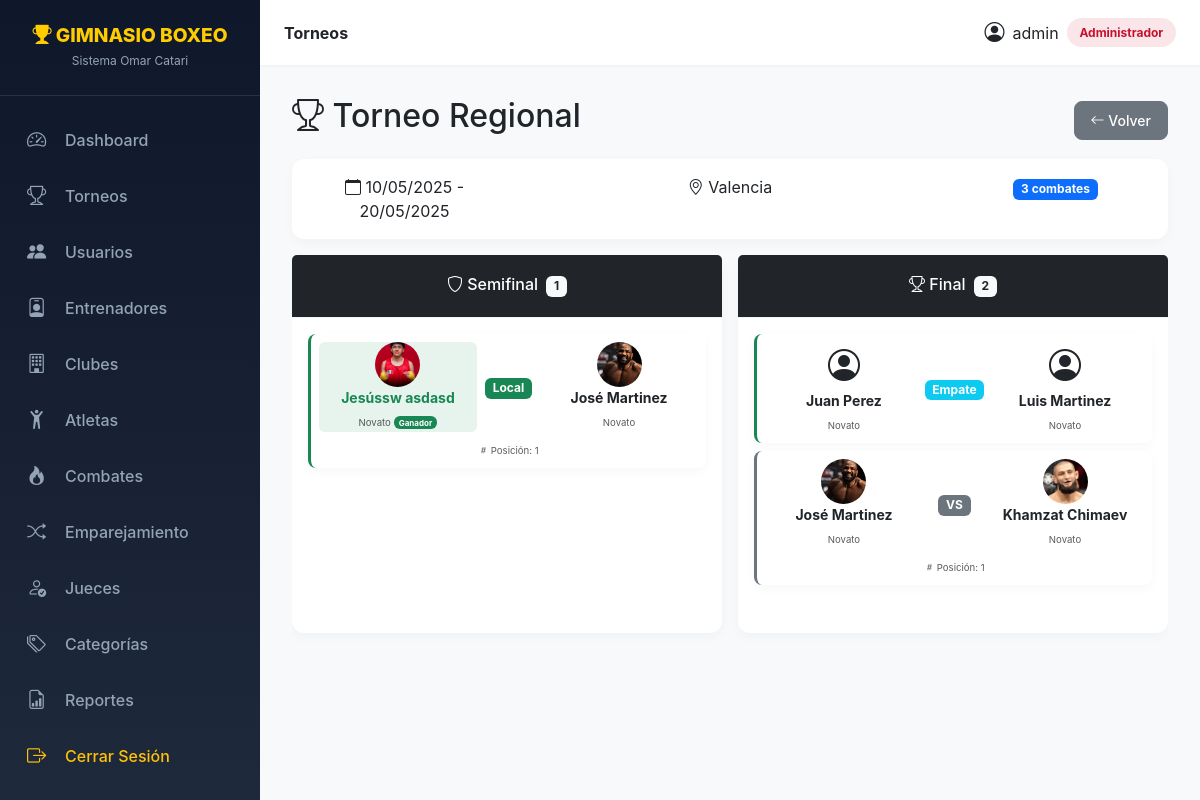
The app's page /index.php?c=torneos&a=llaves&id=2 (signed in) with its own data.
### tables this page shows
CREATE TABLE `torneos` (
  `id_torneo` int NOT NULL,
  `nombre_torneo` varchar(100) NOT NULL,
  `fecha_inicio` date DEFAULT NULL,
  `fecha_fin` date DEFAULT NULL,
  `lugar` varchar(100) DEFAULT NULL
);

CREATE TABLE `combates` (
  `id_combate` int NOT NULL,
  `id_torneo` int DEFAULT NULL,
  `id_atleta_local` int DEFAULT NULL,
  `id_atleta_visitante` int DEFAULT NULL,
  `fecha` date DEFAULT NULL,
  `ronda` int DEFAULT NULL,
  `rounds_pautados` int DEFAULT '3',
  `round_finalizacion` int DEFAULT NULL,
  `decision_victoria` enum('KO','TKO','UD','SD','MD','RTD','DQ','NC') DEFAULT NULL,
  `resultado` enum('Pendiente','Local','Visitante','Empate','No Contest') DEFAULT 'Pendiente',
  `posicion_llave` int DEFAULT '0'
);

CREATE TABLE `atletas` (
  `id_atleta` int NOT NULL,
  `pnombre` varchar(50) NOT NULL,
  `snombre` varchar(50) DEFAULT NULL,
  `papellido` varchar(50) NOT NULL,
  `sapellido` varchar(50) DEFAULT NULL,
  `cedula` varchar(20) NOT NULL,
  `fecha_nacimiento` date DEFAULT NULL,
  `id_club` int DEFAULT NULL,
  `id_categoria` int DEFAULT NULL,
  `foto` varchar(255) DEFAULT NULL,
  `activo` tinyint(1) DEFAULT '1'
);

### core/Controller.php (called while the page is built, shortened)
<?php
abstract class Controller {
    protected function view(string $vista, array $datos = [], string $layout = 'main'): void {
        extract($datos);
        $contenidoVista = __DIR__ . '/../views/' . $vista . '.php';
        include $contenidoVista;
    }
}

### controllers/TorneosController.php (called while the page is built, shortened)
<?php
class TorneosController extends Controller {
    public function llaves(): void {
        try {
            $id = (int)($_GET['id'] ?? 0);
            $model = new Torneo();
            $torneo = $model->obtener($id);
            $llaves = $model->getLlaves($id);
            $this->view('torneos/llaves', compact('torneo', 'llaves'));
        } catch (Exception $e) {
            $_SESSION['error'] = $e->getMessage();
            $this->redirect('index.php?c=torneos&a=index');
        }
    }
}

### index.php (called while the page is built, shortened)
<?php
spl_autoload_register(function ($class) {
    $directorios = [
        'models' => __DIR__ . '/models/',
        'controllers' => __DIR__ . '/controllers/',
    ];
    foreach ($directorios as $tipo => $directorio) {
        $archivo = $directorio . $class . '.php';
        if (file_exists($archivo)) {
            return true;
        }
    }
    return false;
});
$accion = $_GET['a'] ?? 'login';
try {
    $ctrl = new $claseControlador();
    $ctrl->$accion();
} catch (Exception $e) {
    error_log("Error en el controlador: " . $e->getMessage());
    if (defined('DEBUG') && DEBUG === true) {
        die("Error: " . $e->getMessage());
    } else {
        die("Error interno del servidor. Por favor, contacte al administrador.");
    }
}

### core/Database.php (called while the page is built, shortened)
<?php
class Database {
    private static $instance = null;
    private function __construct() {
        try {
            $dsn = "mysql:host=".DB_HOST.";dbname=".DB_NAME.";charset=utf8mb4";
            $this->pdo = new PDO($dsn, DB_USER, DB_PASS, [
                PDO::ATTR_ERRMODE => PDO::ERRMODE_EXCEPTION,
                PDO::ATTR_DEFAULT_FETCH_MODE => PDO::FETCH_ASSOC,
            ]);
        } catch (PDOException $e) {
            die("Error de conexión: " . $e->getMessage());
        }
    }
    public static function getInstance(): PDO {
        if (self::$instance === null) {
            self::$instance = new self();
        }
        return self::$instance->pdo;
    }
}

### models/Torneo.php (called while the page is built, shortened)
<?php
class Torneo extends Model {
    public function setIdTorneo(?int $id): self {
        $this->id_torneo = $id; return $this;
    }
    public function setNombreTorneo(?string $nombre): self {
        $this->nombre_torneo = $nombre; return $this;
    }
    public function setFechaInicio(?string $fecha): self {
        $this->fecha_inicio = $fecha; return $this;
    }
    public function setFechaFin(?string $fecha): self {
        $this->fecha_fin = $fecha; return $this;
    }
    public function setLugar(?string $lugar): self {
        $this->lugar = $lugar; return $this;
    }
    public function disableValidation(): self { $this->skipValidation = true; return $this; }
    public function enableValidation(): self { $this->skipValidation = false; return $this; }
    public function loadFromArray(array $data): self {
        return $this;
    }
    public function obtener(int $id): ?array {
        try {
            $stmt = $this->db->prepare("SELECT * FROM torneos WHERE id_torneo = ?");
            $stmt->execute([$id]);
            $result = $stmt->fetch();
            return $result ?: null;
        } catch (Exception $e) { $this->logError("Error en obtener()", ['id' => $id, 'message' => $e->getMessage()]); return null; }
    }
    public function getLlaves(int $idTorneo): array {
        try {
            $sql = "SELECT cb.*,
                    CONCAT(al.pnombre, ' ', al.papellido) AS local_nombre,
                    CONCAT(av.pnombre, ' ', av.papellido) AS visitante_nombre,
                    al.foto AS local_foto,
                    av.foto AS visitante_foto,
                    al.id_atleta AS local_id,
                    av.id_atleta AS visitante_id,
                    al.total_combates AS local_total_combates,
                    av.total_combates AS visitante_total_combates
                    FROM combates cb
                    LEFT JOIN vista_atletas al ON al.id_atleta = cb.id_atleta_local
                    LEFT JOIN vista_atletas av ON av.id_atleta = cb.id_atleta_visitante
                    WHERE cb.id_torneo = ?
                    ORDER BY cb.ronda ASC, cb.posicion_llave ASC";
            $stmt = $this->db->prepare($sql);
            $stmt->execute([$idTorneo]);
            $combates = $stmt->fetchAll();
            foreach ($combates as &$c) {
                $c['local_nivel'] = Atleta::calcularNivel((int)$c['local_total_combates']);
            }
            $llaves = [];
            $ordenRondas = ['Octavos', 'Cuartos', 'Semifinal', 'Final'];
            foreach ($combates as $combate) {
                $ronda = (int)($combate['ronda'] ?? 0);
                $nombreRonda = $this->getNombreRonda($ronda);
                if (!isset($llaves[$nombreRonda])) $llaves[$nombreRonda] = [];
                $llaves[$nombreRonda][] = $combate;
            }
            $llavesOrdenadas = [];
            foreach ($ordenRondas as $nombre) {
                if (isset($llaves[$nombre])) {
                    usort($llaves[$nombre], fn($a, $b) => ($a['posicion_llave'] ?? 0) - ($b['posicion_llave'] ?? 0));
                    $llavesOrdenadas[$nombre] = $llaves[$nombre];
                }
            }
            return $llavesOrdenadas;
        } catch (Exception $e) {
            $this->logError("Error en getLlaves()", ['message' => $e->getMessage()]);
            return [];
        }
    }
    private function getNombreRonda(int $ronda): string {
        $nombres = [1 => 'Octavos', 2 => 'Cuartos', 3 => 'Semifinal', 4 => 'Final'];
        return $nombres[$ronda] ?? 'Ronda ' . $ronda;
    }
}

### core/Model.php (called while the page is built, shortened)
<?php
abstract class Model {
    public function __construct() {
        $this->db = Database::getInstance();
    }
}

### models/Atleta.php (called while the page is built, shortened)
<?php
class Atleta extends Model {
    public static function calcularNivel(int $totalCombates): string {
        return 'Novato';
    }
}

### views/torneos/llaves.php (the view, shortened to what this page needs)
<div class="d-flex justify-content-between align-items-center mb-3">
    <h2><i class="bi bi-trophy"></i> <?= htmlspecialchars($torneo['nombre_torneo']) ?></h2>
    <div>
        <a href="?c=torneos&a=ver&id=<?= $torneo['id_torneo'] ?>" class="btn btn-secondary btn-sm">
            <i class="bi bi-arrow-left"></i> Volver
        </a>
    </div>
</div>
<div class="card mb-3">
    <div class="card-body">
        <div class="row text-center">
            <div class="col-md-3">
                <i class="bi bi-calendar"></i>
                <?= date('d/m/Y', strtotime($torneo['fecha_inicio'])) ?>
                <?php if ($torneo['fecha_fin']): ?>
                    - <?= date('d/m/Y', strtotime($torneo['fecha_fin'])) ?>
                <?php endif; ?>
            </div>
            <div class="col-md-6">
                <i class="bi bi-geo-alt"></i> <?= htmlspecialchars($torneo['lugar'] ?? 'Lugar no especificado') ?>
            </div>
            <div class="col-md-3">
                <span class="badge bg-primary">
                    <?php
                    $totalCombates = 0;
                    foreach ($llaves as $ronda => $combates) {
                        $totalCombates += count($combates);
                    }
                    echo $totalCombates . ' combates';
                    ?>
                </span>
            </div>
        </div>
    </div>
</div>
<div class="llaves-container">
    <div class="row g-3">
        <?php foreach ($llaves as $ronda => $combates): ?>
            <div class="col-md">
                <div class="card h-100">
                    <div class="card-header bg-dark text-white text-center">
                        <h6 class="mb-0">
                            <i class="bi bi-<?=
                                $ronda == 'Final' ? 'trophy' :
                                ($ronda == 'Semifinal' ? 'shield' :
                                ($ronda == 'Cuartos' ? 'grid' : 'circle'))
                            ?>"></i>
                            <?= htmlspecialchars($ronda) ?>
                            <span class="badge bg-light text-dark ms-1"><?= count($combates) ?></span>
                        </h6>
                    </div>
                    <div class="card-body">
                        <?php foreach ($combates as $combate): ?>
                            <div class="combate-item card mb-2 p-2 <?= $combate['resultado'] !== 'Pendiente' ? 'border-success' : 'border-secondary' ?>">
                                <div class="row g-0 align-items-center">
                                    <div class="col-5 text-center <?= $combate['resultado'] === 'Local' ? 'bg-success bg-opacity-10 rounded' : '' ?>">
                                        <?php if (!empty($combate['local_foto'])): ?>
                                            <img src="<?= BASE_URL . htmlspecialchars($combate['local_foto']) ?>"
                                                 class="rounded-circle" style="width: 45px; height: 45px; object-fit: cover;">
                                        <?php else: ?>
                                            <i class="bi bi-person-circle" style="font-size: 2rem;"></i>
                                        <?php endif; ?>
                                        <div class="small fw-bold <?= $combate['resultado'] === 'Local' ? 'text-success' : '' ?>">
                                            <?= htmlspecialchars($combate['local_nombre'] ?? 'Sin atleta') ?>
                                        </div>
                                        <small class="text-muted" style="font-size: 0.6rem;">
                                            <?= htmlspecialchars($combate['local_nivel'] ?? '') ?>
                                        </small>
                                        <?php if ($combate['resultado'] === 'Local'): ?>
                                            <span class="badge bg-success" style="font-size: 0.5rem;">Ganador</span>
                                        <?php endif; ?>
                                    </div>
                                    <div class="col-2 text-center">
                                        <span class="badge bg-<?=
                                            $combate['resultado'] === 'Pendiente' ? 'secondary' :
                                            ($combate['resultado'] === 'Empate' ? 'info' : 'success')
                                        ?>">
                                            <?= $combate['resultado'] === 'Pendiente' ? 'VS' : $combate['resultado'] ?>
                                        </span>
                                    </div>
                                    <div class="col-5 text-center <?= $combate['resultado'] === 'Visitante' ? 'bg-success bg-opacity-10 rounded' : '' ?>">
                                        <?php if (!empty($combate['visitante_foto'])): ?>
                                            <img src="<?= BASE_URL . htmlspecialchars($combate['visitante_foto']) ?>"
                                                 class="rounded-circle" style="width: 45px; height: 45px; object-fit: cover;">
                                        <?php else: ?>
                                            <i class="bi bi-person-circle" style="font-size: 2rem;"></i>
                                        <?php endif; ?>
                                        <div class="small fw-bold <?= $combate['resultado'] === 'Visitante' ? 'text-success' : '' ?>">
                                            <?= htmlspecialchars($combate['visitante_nombre'] ?? 'Sin atleta') ?>
                                        </div>
                                        <small class="text-muted" style="font-size: 0.6rem;">
                                            <?= htmlspecialchars($combate['visitante_nivel'] ?? '') ?>
                                        </small>
                                    </div>
                                </div>
                                <?php if (!empty($combate['posicion_llave'])): ?>
                                    <div class="text-center mt-1">
                                        <small class="text-muted" style="font-size: 0.6rem;">
                                            <i class="bi bi-hash"></i> Posición: <?= $combate['posicion_llave'] ?>
                                        </small>
                                    </div>
                                <?php endif; ?>
                            </div>
                        <?php endforeach; ?>
                    </div>
                </div>
            </div>
        <?php endforeach; ?>
    </div>
</div>

### public/css/style.css (style rules this page uses)
:root { --primary: #c8102e; --primary-dark: #8b0a1f; --accent: #ffcc00; --dark: #0f172a; --gray: #1e293b; --light: #f8fafc; --sidebar-width: 260px; --topbar-height: 65px; }
body { background-color: var(--light); font-family: 'Inter', 'Segoe UI', Roboto, sans-serif; margin: 0; padding: 0; overflow-x: hidden; display: flex; min-height: 100vh; }
.card { border: none; border-radius: 12px; box-shadow: 0 4px 12px rgba(0,0,0,0.03); background: #fff; margin-bottom: 1.5rem; transition: transform 0.2s ease, box-shadow 0.2s ease; }
.card-header { background: transparent; border-bottom: 1px solid #f1f5f9; padding: 1.25rem 1.5rem; font-weight: 600; }
.btn { border-radius: 8px; font-weight: 500; padding: 0.5rem 1rem; transition: all 0.2s; }

### views/torneos/llaves.php (style rules this page uses)
.llaves-container { overflow-x: auto; padding-bottom: 10px; }
.llaves-container .card { transition: transform 0.2s ease, box-shadow 0.2s ease; min-width: 200px; }
.combate-item { transition: all 0.2s ease; border-left: 3px solid transparent; border-radius: 8px; }

### records on screen
torneos: nombre_torneo "Torneo Regional", fecha_inicio "10/05/2025", fecha_fin "20/05/2025", lugar "Valencia"
combates: id_atleta_local.foto (picture), local_nombre "Jesússw asdasd", local_nivel "Novato", shows "Ganador", resultado "Local", id_atleta_visitante.foto (picture), visitante_nombre "José Martinez", visitante_nivel "Novato", posicion_llave "1"
combates: local_nombre "Juan Perez", local_nivel "Novato", resultado "Empate", visitante_nombre "Luis Martinez", visitante_nivel "Novato"
combates: id_atleta_local.foto (picture), local_nombre "José Martinez", local_nivel "Novato", resultado "VS", id_atleta_visitante.foto (picture), visitante_nombre "Khamzat Chimaev", visitante_nivel "Novato", posicion_llave "1"

### other values on screen
$_SESSION['usuario']['username'] "admin"
$rol "Administrador"
$totalCombates "3"
$ronda "Semifinal"
count($combates) "1"
$ronda "Final"
count($combates) "2"
